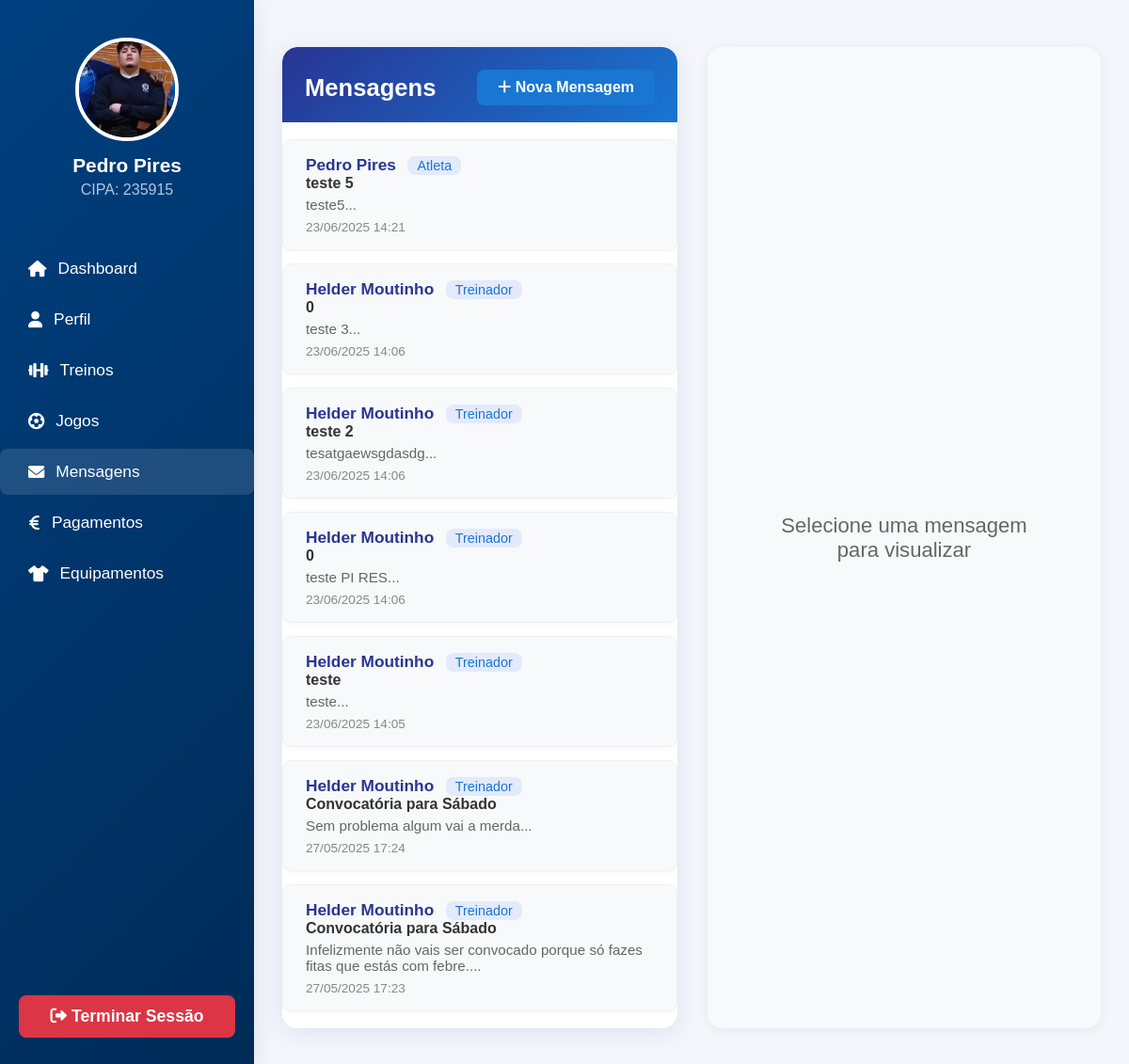
Page /src/mensagens.php (signed in) on the earlier database version.
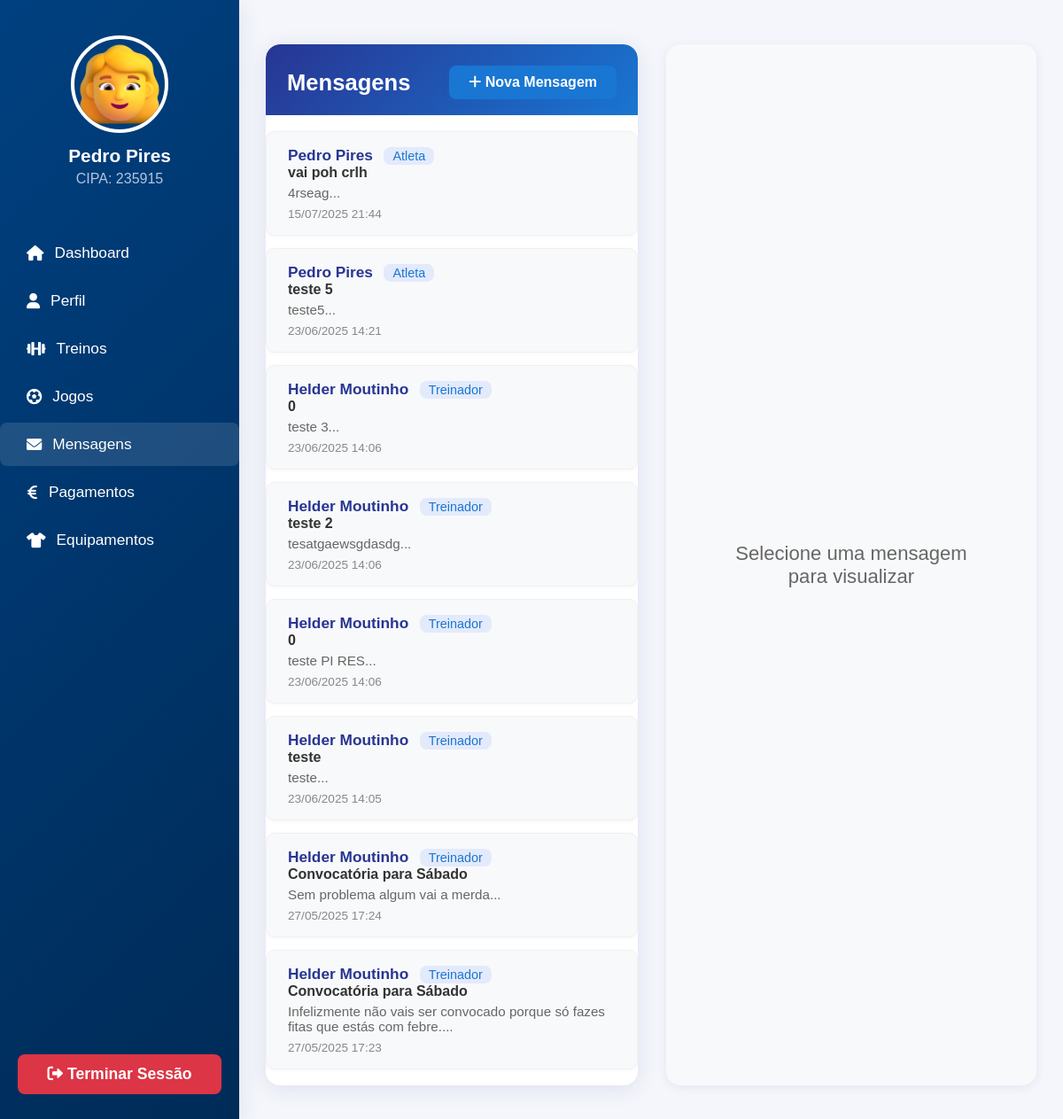
Same page on the later database version.
### tables this page shows
CREATE TABLE `users` (
  `id` int(11) NOT NULL,
  `nome` varchar(100) NOT NULL,
  `email` varchar(100) NOT NULL,
  `password_hash` varchar(255) DEFAULT NULL,
  `tipo` varchar(20) DEFAULT NULL,
  `data_registo` timestamp NOT NULL DEFAULT current_timestamp(),
  `status` varchar(20) DEFAULT NULL,
  `data_registro` timestamp NOT NULL DEFAULT current_timestamp(),
  `data_nascimento` date DEFAULT NULL,
  `genero` enum('M','F') DEFAULT NULL,
  `telefone` varchar(9) DEFAULT NULL,
  `nif` varchar(9) DEFAULT NULL,
  `morada` text DEFAULT NULL,
  `foto_perfil` varchar(255) DEFAULT NULL,
  `escalao` varchar(50) DEFAULT NULL,
  `posicao` varchar(50) DEFAULT NULL,
  `numero` int(11) DEFAULT NULL,
  `pe_dominante` varchar(20) DEFAULT NULL,
  `exame_medico_data` date DEFAULT NULL,
  `seguro_desportivo` varchar(50) DEFAULT NULL,
  `numero_socio` int(11) DEFAULT NULL,
  `cip` varchar(20) DEFAULT NULL,
  `modalidade_id` int(11) DEFAULT NULL,
  `escalao_id` int(11) DEFAULT NULL
);

CREATE TABLE `mensagens` (
  `id` int(11) NOT NULL,
  `atleta_id` int(11) NOT NULL,
  `remetente_id` int(11) NOT NULL,
  `destinatario_id` int(11) DEFAULT NULL,
  `titulo` varchar(255) DEFAULT NULL,
  `conteudo` text NOT NULL,
  `data_envio` datetime DEFAULT current_timestamp(),
  `lida` tinyint(1) DEFAULT 0
);

### src/mensagens.php (the view, shortened to what the changed rows need)
<?php
require 'db.php';
$stmt = $conn->prepare("SELECT * FROM users WHERE id = ?");
$stmt->bind_param("i", $_SESSION['user_id']);
$stmt->execute();
$atleta = $stmt->get_result()->fetch_assoc();
$stmt = $conn->prepare("
    SELECT m.*, u.nome as remetente_nome, u.tipo as remetente_tipo, u.escalao_id, e.nome as escalao_nome
    FROM mensagens m
    JOIN users u ON m.remetente_id = u.id
    LEFT JOIN escaloes e ON u.escalao_id = e.id
    WHERE m.atleta_id = ?
    ORDER BY m.data_envio DESC
");
$stmt->bind_param("i", $_SESSION['user_id']);
$stmt->execute();
$mensagens = $stmt->get_result();
?>
<!DOCTYPE html>
<html lang="pt">
<head>
    <link rel="stylesheet" href="/sitecacem/src/dashboard_atleta.css">
    <link rel="stylesheet" href="/sitecacem/src/mensagens.css">
    <link rel="stylesheet" href="https://cdnjs.cloudflare.com/ajax/libs/font-awesome/6.0.0/css/all.min.css">
</head>
<body>
    <div class="dashboard-layout">
        <div class="dashboard-sidebar">
            <div class="sidebar-header">
                <img src="<?php echo !empty($atleta['foto_perfil']) ? '../' . $atleta['foto_perfil'] : 'img/default-avatar.png'; ?>" alt="Perfil">
                <h3><?php echo htmlspecialchars($atleta['nome']); ?></h3>
                <p>CIPA: <?php echo htmlspecialchars($atleta['cip'] ?? 'N/A'); ?></p>
            </div>
        </div>
        <div class="dashboard-content">
            <div class="mensagens-wrapper">
                <div class="mensagens-card">
                    <div class="mensagens-header">
                        <h2>Mensagens</h2>
                    </div>
                    <div class="lista-mensagens">
                        <?php if ($mensagens->num_rows > 0): ?>
                            <?php while ($mensagem = $mensagens->fetch_assoc()): ?>
                                <div class="item-mensagem <?php echo !$mensagem['lida'] ? 'unread' : ''; ?>"
                                     onclick="showMessage(<?php echo htmlspecialchars(json_encode($mensagem)); ?>)">
                                    <strong><?php echo htmlspecialchars($mensagem['remetente_nome']); ?></strong>
                                    <span class="badge"><?php echo ucfirst($mensagem['remetente_tipo']); ?></span>
                                    <div class="message-title"><?php echo htmlspecialchars($mensagem['titulo']); ?></div>
                                    <div class="message-preview"><?php echo htmlspecialchars(substr($mensagem['conteudo'], 0, 100)) . '...'; ?></div>
                                    <div class="message-date">
                                        <?php echo date('d/m/Y H:i', strtotime($mensagem['data_envio'])); ?>
                                    </div>
                                </div>
                            <?php endwhile; ?>
                        <?php else: ?>
                            <div class="no-message">Nenhuma mensagem encontrada</div>
                        <?php endif; ?>
                    </div>
                </div>
            </div>
        </div>
    </div>
</body>
</html>

Differences in the rows shown:
changed users "Pedro Pires": foto_perfil: a different picture
added mensagens: users.nome "Pedro Pires", users.tipo "Atleta", titulo "vai poh crlh", conteudo "4rseag", data_envio "15/07/2025 21:44"
